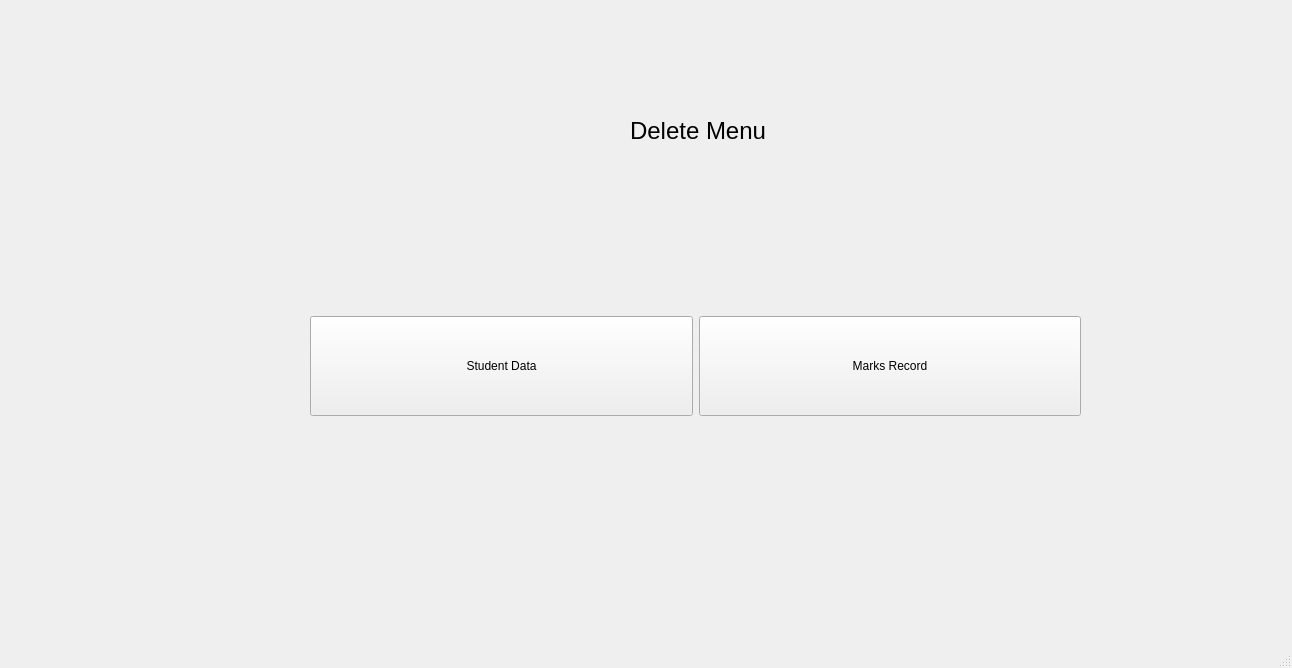
<?xml version="1.0" encoding="UTF-8"?>
<ui version="4.0">
 <class>deletemenu</class>
 <widget class="QMainWindow" name="deletemenu">
  <property name="geometry">
   <rect>
    <x>0</x>
    <y>0</y>
    <width>1292</width>
    <height>668</height>
   </rect>
  </property>
  <property name="windowTitle">
   <string>MainWindow</string>
  </property>
  <widget class="QWidget" name="centralwidget">
   <widget class="QWidget" name="horizontalLayoutWidget">
    <property name="geometry">
     <rect>
      <x>310</x>
      <y>240</y>
      <width>771</width>
      <height>252</height>
     </rect>
    </property>
    <layout class="QHBoxLayout" name="horizontalLayout_2">
     <item>
      <widget class="QPushButton" name="studentData_2">
       <property name="minimumSize">
        <size>
         <width>0</width>
         <height>100</height>
        </size>
       </property>
       <property name="text">
        <string>Student Data</string>
       </property>
      </widget>
     </item>
     <item>
      <widget class="QPushButton" name="marksData_2">
       <property name="minimumSize">
        <size>
         <width>0</width>
         <height>100</height>
        </size>
       </property>
       <property name="text">
        <string>Marks Record</string>
       </property>
      </widget>
     </item>
    </layout>
   </widget>
   <widget class="QLabel" name="label">
    <property name="geometry">
     <rect>
      <x>630</x>
      <y>110</y>
      <width>151</width>
      <height>41</height>
     </rect>
    </property>
    <property name="font">
     <font>
      <pointsize>18</pointsize>
     </font>
    </property>
    <property name="text">
     <string>Delete Menu</string>
    </property>
   </widget>
  </widget>
  <widget class="QMenuBar" name="menubar">
   <property name="geometry">
    <rect>
     <x>0</x>
     <y>0</y>
     <width>1292</width>
     <height>21</height>
    </rect>
   </property>
  </widget>
  <widget class="QStatusBar" name="statusbar"/>
 </widget>
 <resources/>
 <connections/>
</ui>
